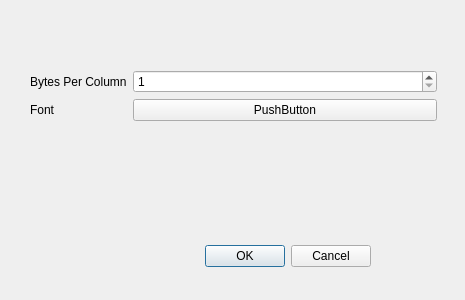
<?xml version="1.0" encoding="UTF-8"?>
<ui version="4.0">
 <class>Preferences</class>
 <widget class="QDialog" name="Preferences">
  <property name="geometry">
   <rect>
    <x>0</x>
    <y>0</y>
    <width>465</width>
    <height>300</height>
   </rect>
  </property>
  <property name="windowTitle">
   <string>BinGrok Preferences</string>
  </property>
  <widget class="QDialogButtonBox" name="buttonBox">
   <property name="geometry">
    <rect>
     <x>30</x>
     <y>240</y>
     <width>341</width>
     <height>32</height>
    </rect>
   </property>
   <property name="orientation">
    <enum>Qt::Horizontal</enum>
   </property>
   <property name="standardButtons">
    <set>QDialogButtonBox::Cancel|QDialogButtonBox::Ok</set>
   </property>
  </widget>
  <widget class="QWidget" name="container" native="true">
   <property name="geometry">
    <rect>
     <x>20</x>
     <y>20</y>
     <width>431</width>
     <height>201</height>
    </rect>
   </property>
   <property name="sizePolicy">
    <sizepolicy hsizetype="Expanding" vsizetype="Expanding">
     <horstretch>0</horstretch>
     <verstretch>0</verstretch>
    </sizepolicy>
   </property>
   <widget class="QWidget" name="formLayoutWidget">
    <property name="geometry">
     <rect>
      <x>10</x>
      <y>50</y>
      <width>407</width>
      <height>80</height>
     </rect>
    </property>
    <layout class="QFormLayout" name="layout">
     <item row="0" column="0">
      <widget class="QLabel" name="bytes_per_column_label">
       <property name="text">
        <string>Bytes Per Column</string>
       </property>
      </widget>
     </item>
     <item row="0" column="1">
      <widget class="QSpinBox" name="bytes_per_column_spinbox">
       <property name="minimum">
        <number>1</number>
       </property>
       <property name="maximum">
        <number>8</number>
       </property>
      </widget>
     </item>
     <item row="1" column="0">
      <widget class="QLabel" name="font_label">
       <property name="text">
        <string>Font</string>
       </property>
      </widget>
     </item>
     <item row="1" column="1">
      <widget class="QPushButton" name="font_button">
       <property name="text">
        <string>PushButton</string>
       </property>
      </widget>
     </item>
    </layout>
   </widget>
  </widget>
 </widget>
 <resources/>
 <connections>
  <connection>
   <sender>buttonBox</sender>
   <signal>accepted()</signal>
   <receiver>Preferences</receiver>
   <slot>accept()</slot>
   <hints>
    <hint type="sourcelabel">
     <x>248</x>
     <y>254</y>
    </hint>
    <hint type="destinationlabel">
     <x>157</x>
     <y>274</y>
    </hint>
   </hints>
  </connection>
  <connection>
   <sender>buttonBox</sender>
   <signal>rejected()</signal>
   <receiver>Preferences</receiver>
   <slot>reject()</slot>
   <hints>
    <hint type="sourcelabel">
     <x>316</x>
     <y>260</y>
    </hint>
    <hint type="destinationlabel">
     <x>286</x>
     <y>274</y>
    </hint>
   </hints>
  </connection>
 </connections>
</ui>
